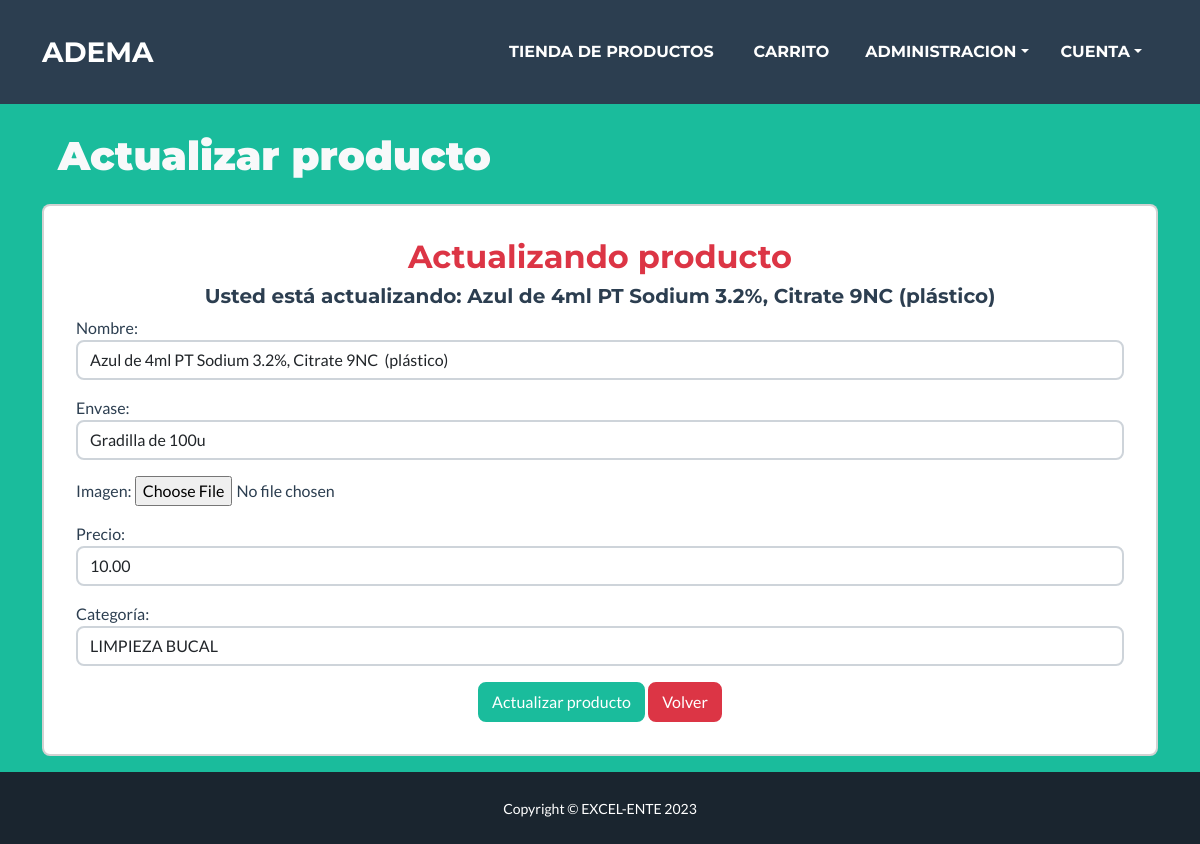
Page /producto/update/17/ on the committed database.
### producto/models.py (models this page shows, shortened)
class Producto(models.Model):
    nombre = models.CharField(max_length=100)
    descripcion = models.CharField(max_length=200)
    imagen = models.ImageField(
        upload_to='img/',
        blank=True,
        null=True,
        validators=[FileExtensionValidator(allowed_extensions=['jpg', 'jpeg', 'png', 'gif']), validate_image_size]
    )
    costo = models.DecimalField(verbose_name="Costo unit.",max_digits=25, decimal_places=2,default=0 ,blank=True,null=True)
    precio_usd = models.DecimalField(verbose_name="Costo en Dolares",default=0,max_digits=25, decimal_places=2,blank=True,null=True)
    precio = models.DecimalField(verbose_name="Precio Venta",default=0,max_digits=25, decimal_places=2)
    precio_bs = models.DecimalField(verbose_name="Bolivianos",default=0,max_digits=25, decimal_places=2)
    en_stock = models.DecimalField(max_digits=25, default=0, decimal_places=2)
    categoria = models.ForeignKey(Categoria, on_delete=models.SET_NULL, null=True, blank=True)

class Categoria(models.Model):
    nombre = models.CharField(max_length=100)
    def __str__(self):
        return self.nombre

### producto/views.py (the view, shortened to what this page needs)
# urls.py: path('producto/update/<int:pk>/', views.ProductUpdate.as_view(), name='update'),
class ProductUpdate(UpdateView):
    model = Producto
    form_class = ProductoForm
    template_name_suffix = '_update_form'
    def get_context_data(self, *, object_list=None, **kwargs):
        context = super(ProductUpdate, self).get_context_data(**kwargs)
        producto = Producto.objects.get(id=self.kwargs['pk'])
        if not producto:
            raise Http404
        else:
            context['nombre'] = producto.nombre
        return context

### producto/templates/producto/producto_update_form.html (shortened to what this page needs)
{% extends 'core/base.html' %}
{% block content %}
<div class="container">
    <div class="" style="text-align: start;">
        <h1 class="text-light p-3" style="margin-top: 100px;"><b>Actualizar producto</b></h1>
    </div>
    <div class="card p-3">
        <div class="card-body text-secondary">
            <h2 class="section-heading mb-2 text-danger">Actualizando producto</h2>
            <p class="h5">Usted está actualizando: {{ nombre }}</p>
            <form action="" method="post" style="text-align: left;">
                {{ form.as_p }}
                <div class="text-center">
                    <input class="btn btn-primary btn-block" type="submit" value="Actualizar producto"/>
                    <a href="/producto/gestionar"><input class="btn btn-danger btn-block" type="button" value="Volver"/></a>
                    <br/>
                </div>
            </form>
        </div>
    </div>
</div>
{% endblock %}

### rows in the picture
Producto: nombre "Azul de 4ml PT Sodium 3.2%, Citrate 9NC (plástico)", descripcion "Gradilla de 100u", precio "10.00", categoria "LIMPIEZA BUCAL"
